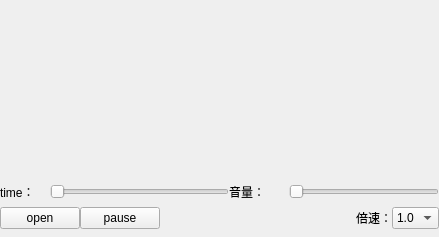
<?xml version="1.0" encoding="UTF-8"?>
<ui version="4.0">
 <class>Widget</class>
 <widget class="QWidget" name="Widget">
  <property name="geometry">
   <rect>
    <x>0</x>
    <y>0</y>
    <width>439</width>
    <height>237</height>
   </rect>
  </property>
  <property name="windowTitle">
   <string>Widget</string>
  </property>
  <layout class="QVBoxLayout" name="verticalLayout_2">
   <property name="spacing">
    <number>0</number>
   </property>
   <property name="leftMargin">
    <number>0</number>
   </property>
   <property name="topMargin">
    <number>0</number>
   </property>
   <property name="rightMargin">
    <number>0</number>
   </property>
   <property name="bottomMargin">
    <number>0</number>
   </property>
   <item>
    <layout class="QHBoxLayout" name="horizontalLayout_3">
     <property name="spacing">
      <number>0</number>
     </property>
     <item>
      <widget class="QWidget" name="video_widget" native="true"/>
     </item>
    </layout>
   </item>
   <item>
    <widget class="QWidget" name="widget" native="true">
     <property name="minimumSize">
      <size>
       <width>0</width>
       <height>60</height>
      </size>
     </property>
     <property name="maximumSize">
      <size>
       <width>16777215</width>
       <height>60</height>
      </size>
     </property>
     <layout class="QVBoxLayout" name="verticalLayout">
      <property name="spacing">
       <number>0</number>
      </property>
      <property name="leftMargin">
       <number>0</number>
      </property>
      <property name="topMargin">
       <number>0</number>
      </property>
      <property name="rightMargin">
       <number>0</number>
      </property>
      <property name="bottomMargin">
       <number>0</number>
      </property>
      <item>
       <layout class="QHBoxLayout" name="horizontalLayout">
        <property name="spacing">
         <number>0</number>
        </property>
        <item>
         <widget class="QLabel" name="time_label">
          <property name="minimumSize">
           <size>
            <width>50</width>
            <height>0</height>
           </size>
          </property>
          <property name="maximumSize">
           <size>
            <width>50</width>
            <height>16777215</height>
           </size>
          </property>
          <property name="text">
           <string>time：</string>
          </property>
         </widget>
        </item>
        <item>
         <widget class="QSlider" name="time_slider">
          <property name="orientation">
           <enum>Qt::Horizontal</enum>
          </property>
         </widget>
        </item>
        <item>
         <widget class="QLabel" name="audio_label">
          <property name="minimumSize">
           <size>
            <width>60</width>
            <height>0</height>
           </size>
          </property>
          <property name="maximumSize">
           <size>
            <width>60</width>
            <height>16777215</height>
           </size>
          </property>
          <property name="text">
           <string>音量：</string>
          </property>
         </widget>
        </item>
        <item>
         <widget class="QSlider" name="audio_slider">
          <property name="minimumSize">
           <size>
            <width>150</width>
            <height>0</height>
           </size>
          </property>
          <property name="maximumSize">
           <size>
            <width>150</width>
            <height>16777215</height>
           </size>
          </property>
          <property name="maximum">
           <number>100</number>
          </property>
          <property name="orientation">
           <enum>Qt::Horizontal</enum>
          </property>
         </widget>
        </item>
       </layout>
      </item>
      <item>
       <layout class="QHBoxLayout" name="horizontalLayout_2">
        <item>
         <widget class="QPushButton" name="btn_open">
          <property name="text">
           <string>open</string>
          </property>
         </widget>
        </item>
        <item>
         <widget class="QPushButton" name="btn_pause">
          <property name="text">
           <string>pause</string>
          </property>
         </widget>
        </item>
        <item>
         <spacer name="horizontalSpacer">
          <property name="orientation">
           <enum>Qt::Horizontal</enum>
          </property>
          <property name="sizeHint" stdset="0">
           <size>
            <width>40</width>
            <height>20</height>
           </size>
          </property>
         </spacer>
        </item>
        <item>
         <widget class="QLabel" name="audio_label_2">
          <property name="text">
           <string>倍速：</string>
          </property>
         </widget>
        </item>
        <item>
         <widget class="QComboBox" name="rate_comboBox">
          <property name="currentIndex">
           <number>1</number>
          </property>
          <item>
           <property name="text">
            <string>0.5</string>
           </property>
          </item>
          <item>
           <property name="text">
            <string>1.0</string>
           </property>
          </item>
          <item>
           <property name="text">
            <string>1.5</string>
           </property>
          </item>
          <item>
           <property name="text">
            <string>2.0</string>
           </property>
          </item>
          <item>
           <property name="text">
            <string>2.5</string>
           </property>
          </item>
          <item>
           <property name="text">
            <string>3.0</string>
           </property>
          </item>
         </widget>
        </item>
       </layout>
      </item>
     </layout>
    </widget>
   </item>
  </layout>
 </widget>
 <resources/>
 <connections/>
</ui>
